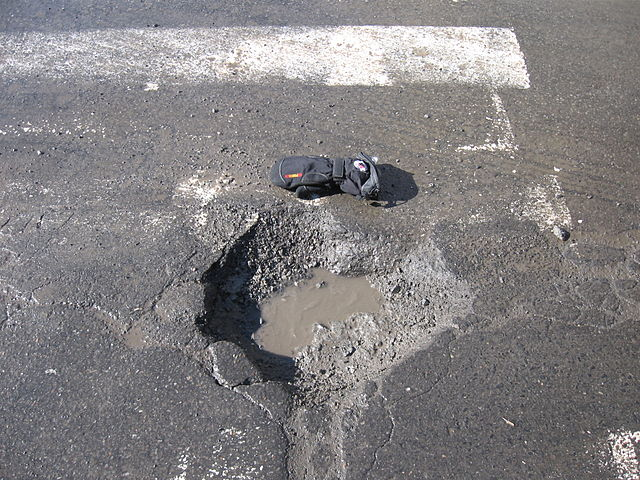
#> input picture test-images/Pothole.jpg, 640 x 480 px, given in place of the camera
$ python Colour-Detection.py
#> lines starting #> are read from the running program, lines starting #| are printed output that depends on the picture; after the words box and inside, x2 and y2 are one past the last pixel; in counts of white or black regions, pixels touching at a corner belong together
import cv2
import numpy as np


def on_trackbar_change(value):
    pass


def color_detection_camera():
    # Initial HSV values
    min_hue, min_saturation, min_value = 30, 50, 50
    max_hue, max_saturation, max_value = 60, 255, 255

    cv2.namedWindow('Color Detection')

    # Create trackbars for adjusting HSV values
    cv2.createTrackbar('Min Hue', 'Color Detection', min_hue, 180, on_trackbar_change)
    cv2.createTrackbar('Min Saturation', 'Color Detection', min_saturation, 255, on_trackbar_change)
    cv2.createTrackbar('Min Value', 'Color Detection', min_value, 255, on_trackbar_change)
    cv2.createTrackbar('Max Hue', 'Color Detection', max_hue, 180, on_trackbar_change)
    cv2.createTrackbar('Max Saturation', 'Color Detection', max_saturation, 255, on_trackbar_change)
    cv2.createTrackbar('Max Value', 'Color Detection', max_value, 255, on_trackbar_change)

    # Open the default camera (usually camera index 0)
    cap = cv2.VideoCapture(0)

    while True:
        # Capture frame-by-frame
        ret, frame = cap.read()
#> frame is the input picture: shape (480, 640, 3); mean B, G, R 130, 128.7, 131.6
        # Resize the frame to a smaller size (you can adjust the dimensions)
        frames = cv2.resize(frame, (640, 480))
        # Convert the frame from BGR to HSV
        hsv_frame = cv2.cvtColor(frame, cv2.COLOR_BGR2HSV)
#> hsv_frame: shape (480, 640, 3); mean H, S, V 84.9, 14.9, 133.9

        # Get current trackbar positions
        min_hue = cv2.getTrackbarPos('Min Hue', 'Color Detection')
        min_saturation = cv2.getTrackbarPos('Min Saturation', 'Color Detection')
        min_value = cv2.getTrackbarPos('Min Value', 'Color Detection')
        max_hue = cv2.getTrackbarPos('Max Hue', 'Color Detection')
        max_saturation = cv2.getTrackbarPos('Max Saturation', 'Color Detection')
        max_value = cv2.getTrackbarPos('Max Value', 'Color Detection')

        # Define the HSV color range for the color you want to detect
        lower_color = np.array([min_hue, min_saturation, min_value])
        upper_color = np.array([max_hue, max_saturation, max_value])

        # Create a mask using the specified color range
        color_mask = cv2.inRange(hsv_frame, lower_color, upper_color)
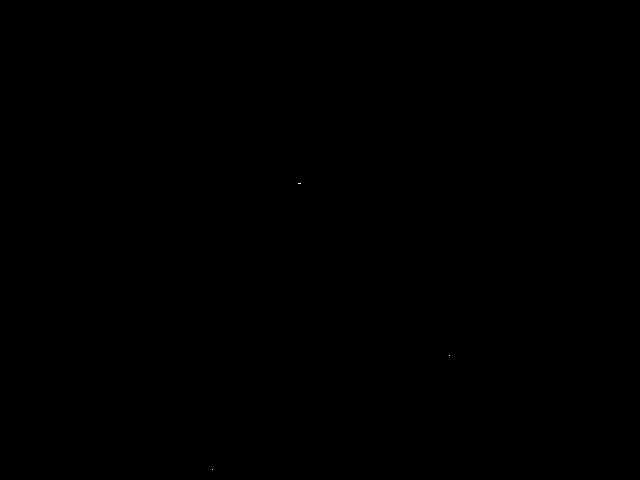
#> color_mask: shape (480, 640); 0% white in thin lines or dots, all inside (x1, y1, x2, y2) = (212, 183, 450, 470)

        # Apply the mask to the frame to extract the colored regions
        result_frame = cv2.bitwise_and(frame, frame, mask=color_mask)

        # Display the original frame and the result
        cv2.imshow('Color Detection', np.hstack([frame, result_frame]))
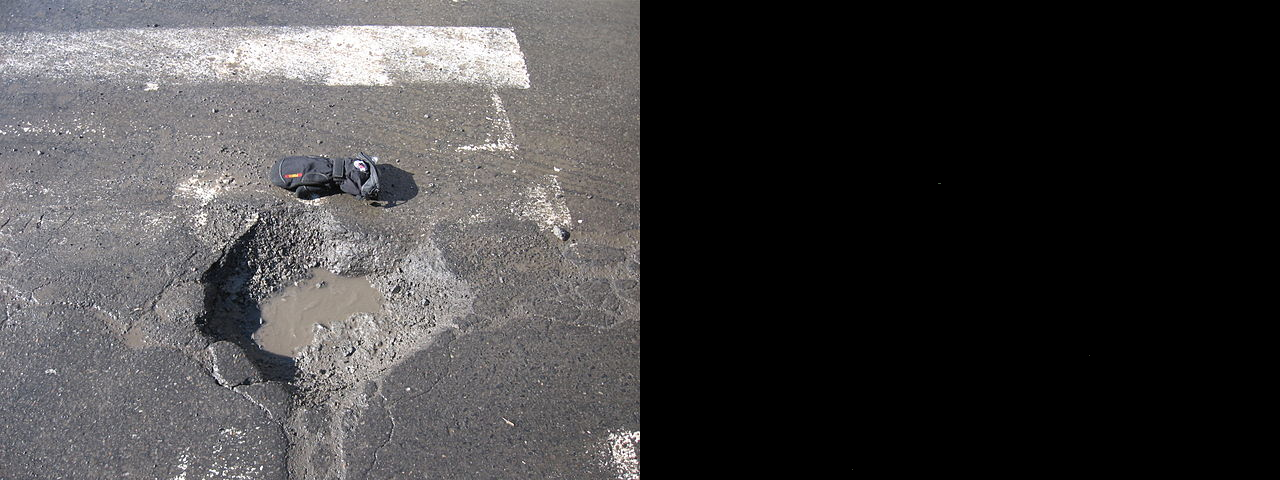
#> window 'Color Detection': shape (480, 1280, 3); mean B, G, R 65, 64.4, 65.8

        # Break the loop when the 'q' key is pressed
        if cv2.waitKey(1) & 0xFF == ord('q'):
#> (key q is pressed here)
            break

    # Release the camera and close all windows
    cap.release()
    cv2.destroyAllWindows()


# Call the color_detection_camera function
color_detection_camera()
